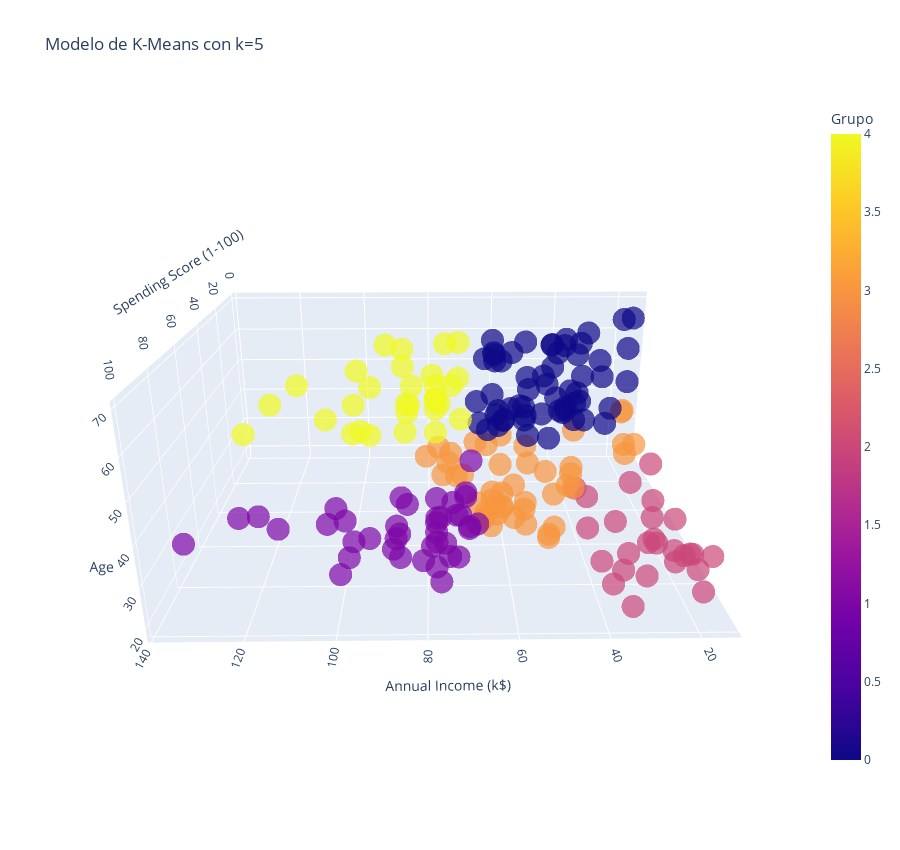

Write notebook code for a chart like this one.
### Code cell
# ==============================================
# Crear un modelo 3D de los datos agrupados
# ==============================================

import plotly.express as px

# Asegurarse de que el dataframe tiene la columna 'Grupo' (resultado del clustering)
# Suponiendo que tu modelo KMeans ya clasificó y tienes una columna 'Grupo' en df
# Si no la tienes aún, deberías asignarla así:
# df['Grupo'] = kmeans.labels_

# Crear gráfica 3D
Grafica_3D = px.scatter_3d(
    df, 
    x='Annual Income (k$)', 
    y='Spending Score (1-100)', 
    z='Age', 
    color='Grupo', 
    symbol='Grupo', 
    symbol_map={0: 'circle', 1: 'circle', 2: 'circle', 3: 'circle', 4: 'circle'}, 
    opacity=0.7, 
    width=900, 
    height=850, 
    title=f'Modelo de K-Means con k={kmeans.n_clusters}', 
    labels={'label': 'Cluster'},
    color_discrete_map={}
)

Grafica_3D.update_layout(showlegend=False)
Grafica_3D.show()

### Figure 1 — Plotly figure (JSON) as saved in the notebook; plotly's stock layout.template omitted (floating-point values rounded to 4 significant figures)
{"data": [{"hovertemplate": "Grupo=%{marker.color}<br>Annual Income (k$)=%{x}<br>Spending Score (1-100)=%{y}<br>Age=%{z}<extra></extra>", "legendgroup": "2", "marker": {"color": [2, 2, 2, 2, 2, 2, 2, 2, 2, 2, 2, 2, 2, 2, 2, 2, 2, 2, 2, 2, 2, 2, 2, 2, 2, 2], "coloraxis": "coloraxis", "opacity": 0.7, "symbol": "circle"}, "mode": "markers", "name": "2", "scene": "scene", "showlegend": true, "type": "scatter3d", "x": [15, 15, 16, 17, 17, 18, 19, 19, 20, 20, 21, 23, 24, 25, 28, 28, 29, 30, 33, 33, 34, 37, 38, 39, 39, 42], "y": [39, 81, 77, 40, 76, 94, 72, 99, 77, 79, 66, 98, 73, 73, 82, 61, 87, 73, 92, 81, 73, 75, 92, 61, 65, 60], "z": [19, 21, 23, 31, 22, 23, 30, 35, 24, 22, 20, 35, 25, 31, 29, 35, 23, 21, 18, 21, 30, 20, 24, 31, 24, 33]}, {"hovertemplate": "Grupo=%{marker.color}<br>Annual Income (k$)=%{x}<br>Spending Score (1-100)=%{y}<br>Age=%{z}<extra></extra>", "legendgroup": "3", "marker": {"color": [3, 3, 3, 3, 3, 3, 3, 3, 3, 3, 3, 3, 3, 3, 3, 3, 3, 3, 3, 3, 3, 3, 3, 3, 3, 3, 3, 3, 3, 3, 3, 3, 3, 3, 3, 3, 3, 3, 3, 3, 3, 3, 3, 3, 3], "coloraxis": "coloraxis", "opacity": 0.7, "symbol": "circle"}, "mode": "markers", "name": "3", "scene": "scene", "showlegend": true, "type": "scatter3d", "x": [16, 18, 20, 21, 24, 37, 40, 40, 40, 43, 46, 46, 48, 48, 48, 54, 54, 54, 54, 54, 57, 58, 59, 60, 60, 60, 60, 61, 62, 62, 62, 63, 64, 64, 65, 65, 67, 67, 70, 72, 73, 74, 76, 77, 81], "y": [6, 6, 13, 35, 35, 26, 47, 42, 42, 54, 51, 55, 59, 59, 47, 54, 48, 52, 55, 57, 55, 60, 41, 40, 42, 52, 50, 49, 41, 55, 42, 54, 42, 46, 48, 50, 56, 40, 29, 34, 5, 10, 40, 12, 5], "z": [20, 35, 37, 35, 35, 36, 27, 29, 31, 31, 27, 19, 18, 19, 32, 26, 40, 23, 38, 21, 22, 34, 18, 40, 32, 24, 27, 20, 23, 26, 21, 19, 38, 19, 18, 19, 27, 38, 23, 25, 20, 19, 28, 25, 19]}, {"hovertemplate": "Grupo=%{marker.color}<br>Annual Income (k$)=%{x}<br>Spending Score (1-100)=%{y}<br>Age=%{z}<extra></extra>", "legendgroup": "0", "marker": {"color": [0, 0, 0, 0, 0, 0, 0, 0, 0, 0, 0, 0, 0, 0, 0, 0, 0, 0, 0, 0, 0, 0, 0, 0, 0, 0, 0, 0, 0, 0, 0, 0, 0, 0, 0, 0, 0, 0, 0, 0, 0, 0, 0, 0, 0, 0, 0, 0, 0, 0, 0, 0, 0, 0, 0, 0, 0, 0], "coloraxis": "coloraxis", "opacity": 0.7, "symbol": "circle"}, "mode": "markers", "name": "0", "scene": "scene", "showlegend": true, "type": "scatter3d", "x": [19, 19, 20, 23, 25, 28, 28, 29, 30, 33, 33, 34, 38, 39, 39, 40, 42, 43, 43, 43, 44, 44, 46, 46, 47, 47, 48, 48, 48, 49, 49, 50, 50, 54, 54, 54, 54, 54, 54, 54, 57, 58, 59, 60, 60, 61, 62, 62, 62, 63, 63, 63, 63, 63, 65, 65, 67, 67], "y": [3, 14, 15, 29, 5, 14, 32, 31, 4, 4, 14, 17, 35, 36, 28, 55, 52, 60, 45, 41, 50, 46, 46, 56, 52, 59, 51, 50, 48, 55, 42, 49, 56, 47, 53, 42, 51, 41, 44, 46, 58, 46, 55, 49, 47, 42, 48, 59, 56, 50, 46, 43, 48, 52, 43, 59, 43, 57], "z": [64, 67, 58, 52, 46, 54, 45, 40, 60, 53, 49, 42, 65, 48, 49, 50, 49, 59, 50, 47, 51, 69, 53, 70, 67, 54, 63, 43, 68, 70, 47, 60, 60, 59, 45, 49, 57, 67, 46, 48, 55, 50, 68, 48, 47, 48, 49, 67, 49, 66, 54, 68, 66, 65, 63, 49, 51, 50]}, {"hovertemplate": "Grupo=%{marker.color}<br>Annual Income (k$)=%{x}<br>Spending Score (1-100)=%{y}<br>Age=%{z}<extra></extra>", "legendgroup": "1", "marker": {"color": [1, 1, 1, 1, 1, 1, 1, 1, 1, 1, 1, 1, 1, 1, 1, 1, 1, 1, 1, 1, 1, 1, 1, 1, 1, 1, 1, 1, 1, 1, 1, 1, 1, 1, 1, 1, 1, 1, 1, 1], "coloraxis": "coloraxis", "opacity": 0.7, "symbol": "circle"}, "mode": "markers", "name": "1", "scene": "scene", "showlegend": true, "type": "scatter3d", "x": [69, 69, 70, 71, 71, 71, 72, 73, 73, 74, 75, 76, 77, 77, 78, 78, 78, 78, 78, 78, 79, 81, 85, 86, 87, 87, 87, 88, 88, 93, 97, 98, 99, 101, 103, 103, 113, 120, 126, 137], "y": [58, 91, 77, 95, 75, 75, 71, 88, 73, 72, 93, 87, 97, 74, 90, 88, 76, 89, 78, 73, 83, 93, 75, 95, 63, 75, 92, 86, 69, 90, 86, 88, 97, 68, 85, 69, 91, 79, 74, 83], "z": [40, 39, 31, 40, 38, 39, 31, 29, 32, 35, 32, 32, 28, 32, 34, 39, 38, 27, 30, 30, 29, 31, 36, 33, 32, 28, 36, 30, 27, 35, 32, 29, 30, 28, 36, 32, 38, 35, 32, 30]}, {"hovertemplate": "Grupo=%{marker.color}<br>Annual Income (k$)=%{x}<br>Spending Score (1-100)=%{y}<br>Age=%{z}<extra></extra>", "legendgroup": "4", "marker": {"color": [4, 4, 4, 4, 4, 4, 4, 4, 4, 4, 4, 4, 4, 4, 4, 4, 4, 4, 4, 4, 4, 4, 4, 4, 4, 4, 4, 4, 4, 4, 4], "coloraxis": "coloraxis", "opacity": 0.7, "symbol": "circle"}, "mode": "markers", "name": "4", "scene": "scene", "showlegend": true, "type": "scatter3d", "x": [71, 71, 71, 73, 75, 77, 78, 78, 78, 78, 78, 78, 79, 85, 86, 87, 87, 87, 88, 88, 93, 97, 98, 99, 101, 103, 103, 113, 120, 126, 137], "y": [35, 11, 9, 7, 5, 36, 22, 17, 20, 16, 1, 1, 35, 26, 20, 27, 13, 10, 13, 15, 14, 32, 15, 39, 24, 17, 23, 8, 16, 28, 18], "z": [43, 59, 47, 44, 57, 48, 34, 43, 44, 47, 37, 34, 56, 50, 42, 36, 40, 36, 52, 58, 59, 37, 46, 41, 54, 41, 34, 33, 47, 45, 32]}], "layout": {"coloraxis": {"colorbar": {"title": {"text": "Grupo"}}, "colorscale": [[0, "#0d0887"], [0.1111, "#46039f"], [0.2222, "#7201a8"], [0.3333, "#9c179e"], [0.4444, "#bd3786"], [0.5556, "#d8576b"], [0.6667, "#ed7953"], [0.7778, "#fb9f3a"], [0.8889, "#fdca26"], [1, "#f0f921"]]}, "height": 850, "legend": {"title": {"text": "Grupo"}, "tracegroupgap": 0}, "scene": {"aspectmode": "auto", "aspectratio": {"x": 1.429, "y": 1.148, "z": 0.6093}, "camera": {"center": {"x": 0, "y": 0, "z": 0}, "eye": {"x": 0.03076, "y": 2.205, "z": 0.8642}, "projection": {"type": "perspective"}, "up": {"x": 0, "y": 0, "z": 1}}, "domain": {"x": [0, 1], "y": [0, 1]}, "xaxis": {"title": {"text": "Annual Income (k$)"}, "type": "linear"}, "yaxis": {"title": {"text": "Spending Score (1-100)"}, "type": "linear"}, "zaxis": {"title": {"text": "Age"}, "type": "linear"}}, "showlegend": false, "title": {"text": "Modelo de K-Means con k=5"}, "width": 900}}
